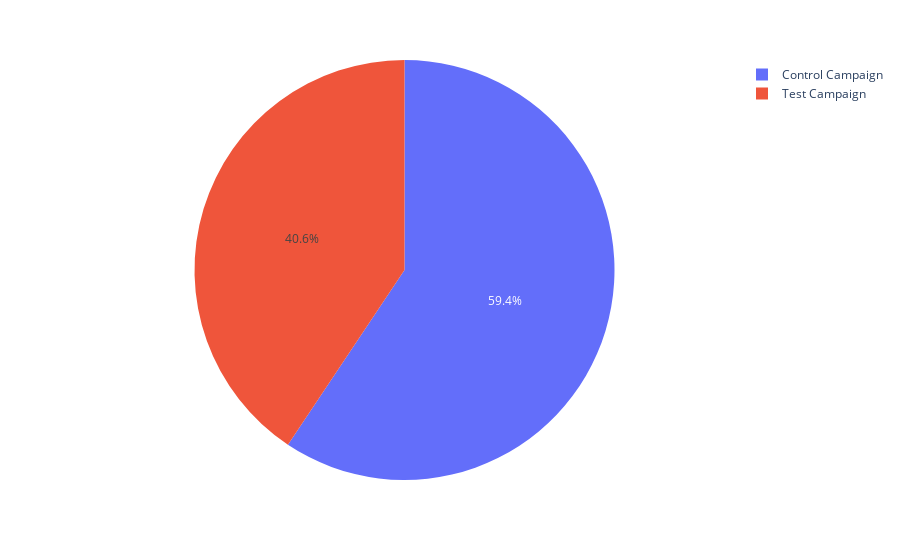

This figure's notebook cell:
### Code cell
px.pie(data_frame=control_test, names="Campaign Name", values="# of Impressions")

### Figure 1 — Plotly figure (JSON) as saved in the notebook; plotly's stock layout.template omitted (floating-point values rounded to 4 significant figures)
{"data": [{"domain": {"x": [0, 1], "y": [0, 1]}, "hovertemplate": "Campaign Name=%{label}<br># of Impressions=%{value}<extra></extra>", "labels": ["Control Campaign", "Control Campaign", "Control Campaign", "Control Campaign", "Control Campaign", "Control Campaign", "Control Campaign", "Control Campaign", "Control Campaign", "Control Campaign", "Control Campaign", "Control Campaign", "Control Campaign", "Control Campaign", "Control Campaign", "Control Campaign", "Control Campaign", "Control Campaign", "Control Campaign", "Control Campaign", "Control Campaign", "Control Campaign", "Control Campaign", "Control Campaign", "Control Campaign", "Control Campaign", "Control Campaign", "Control Campaign", "Control Campaign", "Control Campaign", "Test Campaign", "Test Campaign", "Test Campaign", "Test Campaign", "Test Campaign", "Test Campaign", "Test Campaign", "Test Campaign", "Test Campaign", "Test Campaign", "Test Campaign", "Test Campaign", "Test Campaign", "Test Campaign", "Test Campaign", "Test Campaign", "Test Campaign", "Test Campaign", "Test Campaign", "Test Campaign", "Test Campaign", "Test Campaign", "Test Campaign", "Test Campaign", "Test Campaign", "Test Campaign", "Test Campaign", "Test Campaign", "Test Campaign", "Test Campaign"], "legendgroup": "", "name": "", "showlegend": true, "type": "pie", "values": [82702, 121040, 131711, 72878, 91780.0, 109076, 142123, 90939, 121332, 117624, 115247, 116639, 82847, 145248, 132845, 71274, 119612, 108452, 107890, 113430, 74654, 105705, 129880, 72515, 117006, 124897, 104678, 141654, 92029, 111306, 39550, 100719, 70263, 78451, 114295, 42684, 53986, 33669, 45511, 95054, 83633, 124591, 65827, 56304, 94338, 106584, 95843, 53632, 22521, 39470, 133771, 34752, 60286, 36650, 120576, 80841, 111469, 54627, 67444, 120203]}], "layout": {"legend": {"tracegroupgap": 0}, "margin": {"t": 60}}}
